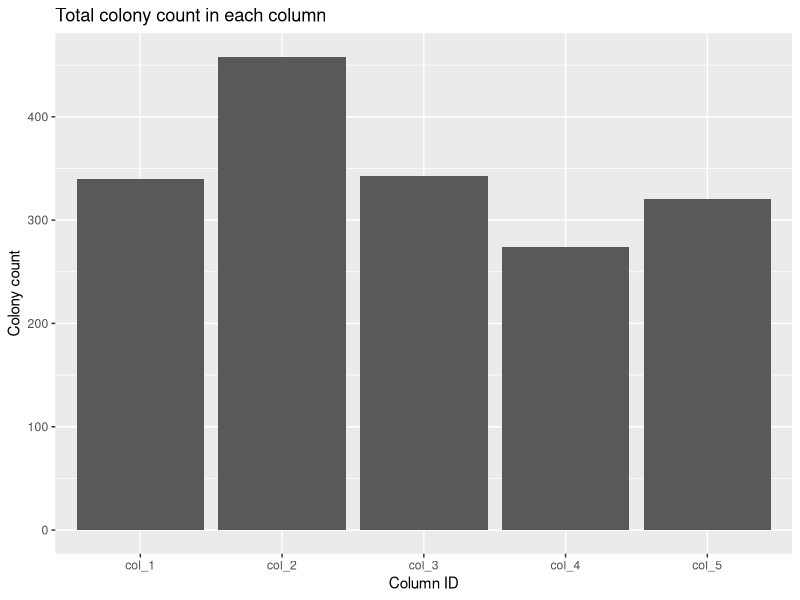
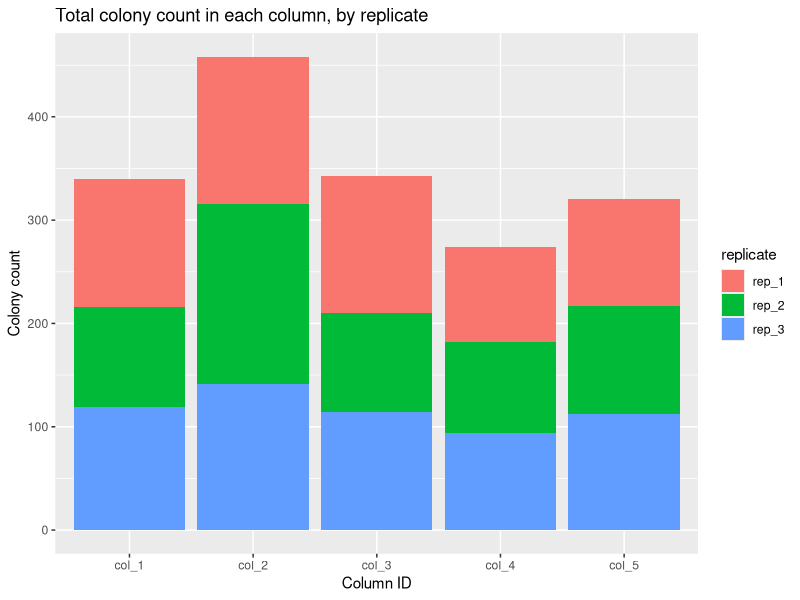
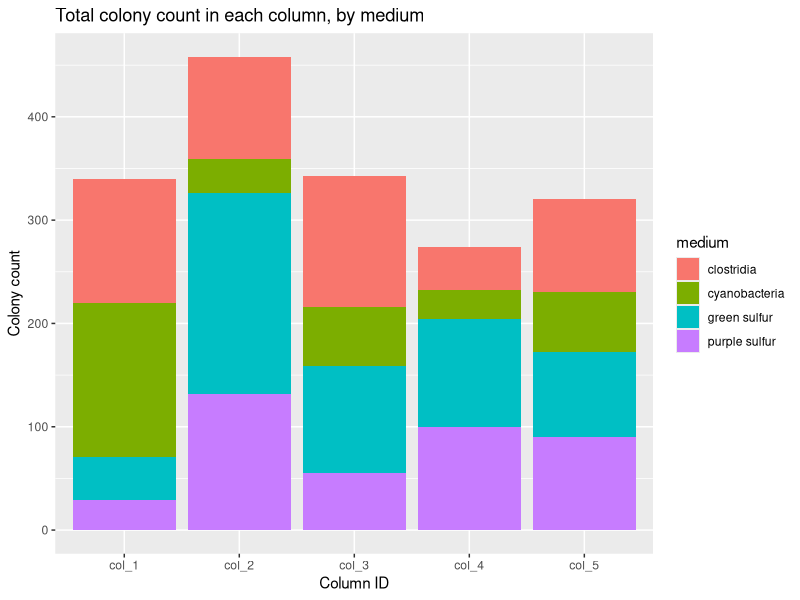
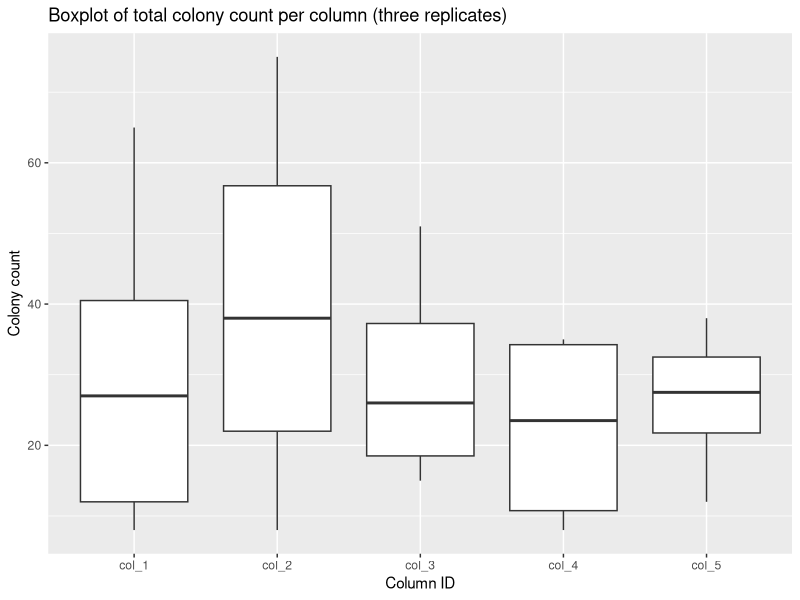
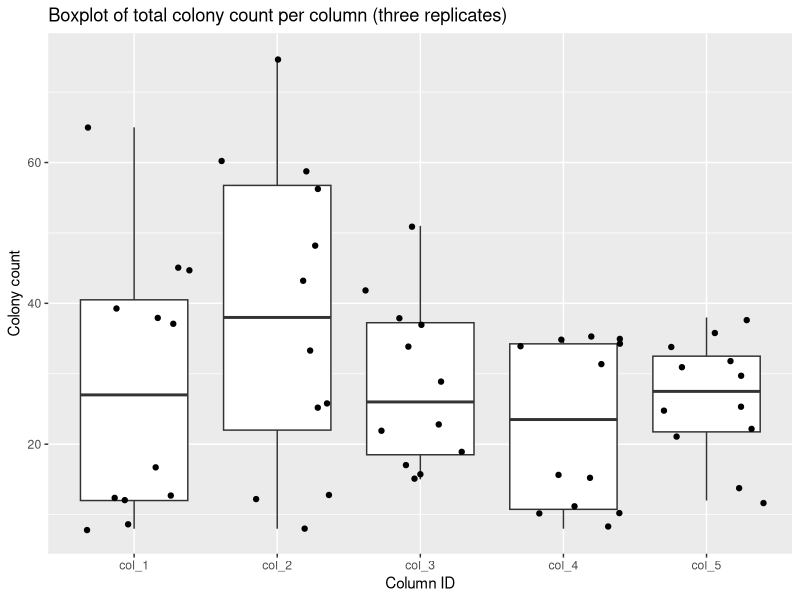
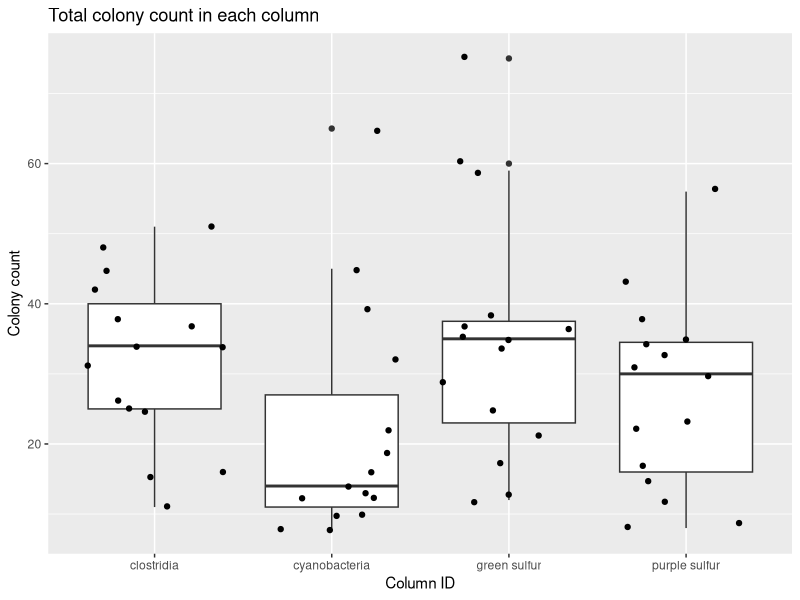
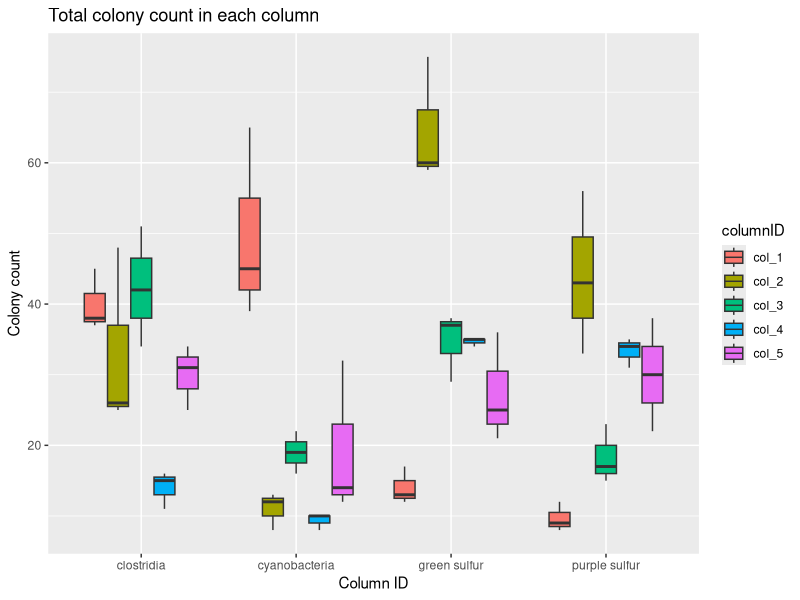

Here is the R script that generated these plots, in order:
## exercise 1 - making simple plots and visualising microbial ecology data using
## R Studio and ggplot2

# Case study 1: Analyse communities cultured from Winogradsky columns (each 
# column was set up with sediment from a different lake)
#
# Summary: A series of Winogradsky columns was set up by students, and each
#          student used sediment from a different lake to start off their
#          column. Three samples from each student's column were cultured on a
#          range of selective media (selecting for cyanobacteria, clostridia,
#          green sulfur, and purple sulfur bacteria). The counts of colonies
#          were recorded for each column.
#
# Dataset: The data is provided in a single comma-separated variable (.csv) file
#          suitable for import into R as a dataframe (like a table). Each row in
#          the dataframe represents a single count of colonies for one of the
#          three replicates in a student's experiment, on one selective medium.
#          The columns in the table represent: columnID, replicate, medium,
#          and colony_count.

# 1. Start by loading necessary and helpful packages with the "library" command
# 
# - ggplot2: this package allows us to generate high-quality graphics with a
#            few simple commands
library(ggplot2)

# 2. Load the data we are using for this exercise (you can download it from
#    MyPlace if you are following it along; make sure to save it in your
#    current working directory
#    The datafile is called: BM211_workshop1_case1.csv
#    NOTE: you can check where your current working directory is, using 
#         `getwd()` if you are uncertain.
getwd()

# Load the data into a variable called case1_data
# This variable will appear in your RStudio Environment window
case1_data <- read.csv("BM211_workshop1_case1.csv")

# You can check that the data have loaded using the View command, or by clicking
# on the variable name in the RStudio Environment window
View(case1_data)

# NOTE: the column names at the top of this view are variable names that we can
#       refer to when we use our data in R, or with ggplot

# 3. Now that we have loaded the data, we can explore some of the different
#    ways to gain insight into the communities in the different columns

# 3.1 A bar graph
#
# We use ggplot to produce our graphs in this workshop.
# NOTE: if you need a reminder of how to use ggplot, please check out the
#       supplementary information at
#       [MyPlace cheat sheets]
#       [Video refreshers]
# Remember, we create our plots using ggplot() and save them into a variable.
# To be neat, we're giving our variables names to make them easier to remember.
#
# The first plot is a simple bar graph of the total number of colony counts
# obtained from each sample site.
# This may not be the most informative plot we draw, but it will remind us of
# how to use ggplot()
#
# We'll put the plot into a variable called `plot1`
# - on the first line, we tell ggplot which data to use (`case1_data`), and what
#   to put on the X- and Y-axes (`aes(x = [COLUMN NAME], y = [COLUMN NAME])`)
# - we can continue the plot on the next line by ending our first line with `+`
# - on the second line we tell ggplot what _kind_ of plot we want. Here we want
#   a bar graph, so we tell it to add `geom_bar()` - the _geometry_ for a bar
#   graph; note that we again continue onto the next line by ending with `+`
# - on the third line, we use `labs()` to add labels and title to the plot
plot1 <- ggplot(case1_data, aes(x = columnID, y = colony_count)) +
  geom_bar(stat = "identity") +
  labs(title = "Total colony count in each column", x = "Column ID", y = "Colony count")
# To view the plot, we can use the `print()` function:
print(plot1)

# Q1) What does the graph show?
# Q2) What information does the graph give you about the composition of the 
#     bacterial communities in each column?

# 3.2 Stacked bar graph: experimental replicates 
#
# The first bar graph we drew represented the total number of colony counts
# obtained from each column. This is interesting information, but it doesn't
# tell us much about: (i) which bacteria are present; (ii) what proportions of
# the total counts correspond to each kind of bacteria; or (iii) how repeatable
# the experiments were.
#
# By changing our visualisation slightly, we can get a better idea of how the
# replicates for each column vary.
#
# To do this, we can add a single extra parameter when we set up our plot:
# `fill = replicate`
# This instruction tells ggplot to use a _stacked bar graph_, where the total
# height of each bar is the same, but the bar is now made up of a stack of
# smaller bars of different colours, each representing a different experimental
# replicate
plot2 <- ggplot(case1_data, aes(x = columnID, y = colony_count, fill = replicate)) +
  geom_bar(stat = "identity") +
  labs(title = "Total colony count in each column, by replicate", x = "Column ID", y = "Colony count")
# To view the plot, we can use the `print()` function:
print(plot2)

# NOTE: ggplot automatically provides a legend corresponding to the categories
#       used to fill the bars

# Q3) What does the graph show?
# Q4) What information does the graph give you about the composition of the
#     bacterial communities in each column?
# Q5) What information does the graph give you about the repeatability of colony
#     counts for each column?

# 3.3 Stacked bar graph: colony types
#
# We can use the same approach as in section 3.2 to display the distribution of
# colony types. This time, instead of using `fill = replicate` when defining
# the graph, we can use `fill = medium`
# We put the resulting graph in the variable called `plot3`
plot3 <- ggplot(case1_data, aes(x = columnID, y = colony_count, fill = medium)) +
  geom_bar(stat = "identity") +
  labs(title = "Total colony count in each column, by medium", x = "Column ID", y = "Colony count")
# To view the plot, we can use the `print()` function:
print(plot3)

# Q6) What does the graph show?
# Q7) What information does the graph give you about the composition of the
#     bacterial communities in each column?
# Q8) What information does the graph give you about the repeatability of colony
#     counts for each column?

# 3.4 Better than bar graphs?: boxplots
#
# Bar graphs may be appropriate for simple count data, but boxplots give us a
# more flexible, nuanced view on our dataset.
# As is usual with `ggplot`, changing the kind of graph we plot can be as easy
# as modifying the _geometry_. Here, we use `geom_boxplot()` instead of 
# `geom_bar()` but, otherwise, this is the same set of commands as example 3.1
plot4 <- ggplot(case1_data, aes(x = columnID, y = colony_count)) +
  geom_boxplot() +
  labs(title = "Boxplot of total colony count per column (three replicates)", x = "Column ID", y = "Colony count")
# To view the plot, we can use the `print()` function:
print(plot4)

# We can stack layers of plots on top of each other using ggplot so, if we want
# to overlay the actual colony counts for each column, we can "add" a 
# `geom_point()` or `geom_jitter()` layer
# NOTE: `geom_point` will give a single vertical line of datapoints;
#       `geom_jitter` moves the points slightly to avoid too much overlap
plot4a <- ggplot(case1_data, aes(x = columnID, y = colony_count)) +
  geom_boxplot() +
  geom_jitter() +
  labs(title = "Boxplot of total colony count per column (three replicates)", x = "Column ID", y = "Colony count")
# To view the plot, we can use the `print()` function:
print(plot4a)

# Q9) What does the graph show?
# Q10) What information does the graph give you about the composition of the
#     bacterial communities in each column?
# Q11) What information does the graph give you about the repeatability of colony
#     counts for each column?

# 3.5 Better than bar graphs?: boxplots
#
# If we want to visualise the distributions of kinds of bacteria next to each
# other, we can change which column we plot on the X-axis, and which column
# we use to decide the fill colour.
# Specifically, we set the X-axis variable to `medium`, and fill to `colonyID`
plot5 <- ggplot(case1_data, aes(x = medium, y = colony_count)) +
  geom_boxplot() +
  geom_jitter() +
  labs(title = "Total colony count in each column", x = "Column ID", y = "Colony count")
# To view the plot, we can use the `print()` function:
print(plot5)

# Using ggplot we can fill each boxplot with a different colour according to a
# column category. This can make it easier for us to compare the counts of each
# bacterium in each column.
plot5a <- ggplot(case1_data, aes(x = medium, y = colony_count, fill = columnID)) +
  geom_boxplot() +
  labs(title = "Total colony count in each column", x = "Column ID", y = "Colony count")
# To view the plot, we can use the `print()` function:
print(plot5a)

# Q12) What does the graph show?
# Q13) What information does the graph give you about the composition of the
#     bacterial communities in each column?
# Q14) What information does the graph give you about the repeatability of colony
#     counts for each column?

## Discussion points for the class: 
#
# - Which of the plots do you think is "best"/most effective/most useful? 
# - How would you interpret these data?
# - Which column do you think has the most cyanobacteria? 
# - Are there any flaws in the experimental design? 
# - Can you think of other ways to visualise and/or present these data? (does 
#   the audience you are presenting the data to matter?)
# - Do the bacterial communities in the individual columns have the same
#   proportions of bacteria?
# - Are all of the column communities equally diverse? (HINT: what do you
#   think we mean by "diverse" in this context?)

#next, students to plot own datasets using the same method (WinogradskyGreenSulfurCounts.csv, WinogradskyPurpleSulfurCounts.csv, WinogradskyClostridiaCounts.csv)

#Leighton should we think about adding some statistics too?
